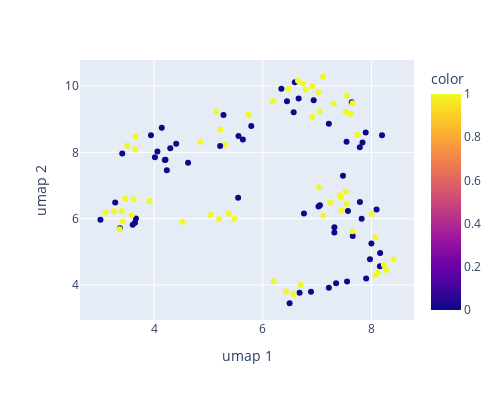

Notebook cell for this chart:
### Code cell
# dimensionality reduction and visualization using UMAP

um = umap.UMAP()
embedded_data_2d = um.fit_transform(embedded_data['embedding'].tolist())

color_map = {
    '0' : 'purple',
    '1' : 'yellow'
}

fig = px.scatter(x = embedded_data_2d[:, 0], y = embedded_data_2d[:, 1], color = labels['Response'], color_discrete_map = color_map, width = 500, height = 400)
fig.update_layout(xaxis_title = 'umap 1', yaxis_title = 'umap 2')

fig.show()
# requires Kaleido installation
fig.write_image("../figures/GSE910_embeddings_umap.png")

### Figure 1 — Plotly figure (JSON) as saved in the notebook; plotly's stock layout.template omitted (floating-point values rounded to 4 significant figures)
{"data": [{"hovertemplate": "x=%{x}<br>y=%{y}<br>color=%{marker.color}<extra></extra>", "legendgroup": "", "marker": {"color": [1, 0, 0, 0, 0, 0, 0, 0, 0, 1, 1, 1, 1, 0, 1, 1, 0, 0, 1, 0, 1, 1, 0, 0, 0, 0, 1, 1, 1, 0, 0, 0, 1, 1, 1, 0, 0, 0, 0, 0, 1, 0, 0, 0, 1, 0, 0, 0, 1, 0, 0, 0, 0, 0, 0, 1, 0, 0, 0, 0, 1, 0, 0, 0, 0, 0, 1, 0, 1, 0, 0, 0, 0, 0, 0, 1, 0, 0, 0, 0, 0, 1, 0, 1, 1, 1, 1, 1, 1, 1, 1, 1, 1, 1, 1, 1, 1, 1, 1, 1, 1, 1, 1, 1, 1, 1, 1, 1, 1, 1, 1, 1, 1, 1, 1, 1], "coloraxis": "coloraxis", "symbol": "circle"}, "mode": "markers", "name": "", "orientation": "v", "showlegend": false, "type": "scatter", "x": [6.426, 6.492, 6.676, 7.214, 6.886, 6.756, 4.14, 3.647, 7.55, 7.544, 3.471, 6.198, 3.661, 3.369, 3.11, 5.039, 6.936, 6.444, 5.139, 7.9, 3.623, 5.296, 7.54, 5.633, 4.233, 4.209, 7.523, 7.541, 7.045, 5.276, 4.06, 7.05, 7.738, 5.193, 6.791, 7.893, 5.545, 6.567, 4.405, 4.014, 7.035, 8.154, 7.784, 7.635, 8.117, 7.316, 7.348, 6.589, 3.363, 6.341, 7.474, 3.413, 7.024, 3.664, 7.818, 3.911, 8.158, 4.196, 3.283, 4.624, 7.107, 8.092, 5.214, 7.654, 7.566, 7.971, 7.238, 7.316, 7.112, 8.193, 4.296, 5.787, 5.552, 3.012, 7.834, 6.74, 3.942, 7.997, 7.787, 7.215, 6.659, 8.072, 3.605, 4.851, 7.025, 5.74, 8.271, 3.423, 7.438, 3.505, 3.651, 8.001, 8.071, 8.227, 6.472, 3.586, 6.91, 6.186, 6.566, 8.405, 6.646, 5.217, 4.518, 7.303, 7.525, 7.418, 3.258, 6.695, 3.403, 7.65, 7.448, 7.647, 6.912, 7.616, 5.476, 5.373], "xaxis": "x", "y": [3.804, 3.449, 3.764, 3.917, 3.799, 6.158, 8.742, 5.875, 4.104, 6.448, 6.6, 4.103, 8.479, 5.714, 6.183, 6.113, 9.57, 9.543, 9.236, 4.195, 6.584, 8.232, 8.317, 8.386, 7.46, 7.776, 9.216, 9.705, 9.232, 9.125, 8.027, 6.407, 8.534, 5.98, 9.894, 8.596, 6.633, 9.209, 8.258, 7.851, 6.951, 4.566, 8.155, 9.514, 4.369, 5.738, 4.05, 10.11, 5.684, 9.918, 7.298, 7.963, 6.367, 6.007, 5.996, 6.535, 4.967, 7.77, 6.485, 7.689, 10.28, 6.279, 8.19, 5.476, 6.232, 4.774, 6.487, 5.583, 6.098, 8.515, 8.121, 8.798, 8.493, 5.969, 8.295, 10.08, 8.519, 5.248, 6.501, 8.86, 9.624, 4.295, 5.817, 8.321, 9.817, 9.137, 4.449, 5.917, 6.629, 8.197, 8.096, 6.142, 5.431, 4.599, 9.912, 6.1, 9.993, 9.545, 3.732, 4.766, 10.16, 8.687, 5.91, 9.473, 6.812, 6.704, 6.225, 3.998, 6.225, 9.479, 6.25, 5.624, 9.067, 9.159, 6.001, 6.157], "yaxis": "y"}], "layout": {"coloraxis": {"colorbar": {"title": {"text": "color"}}, "colorscale": [[0, "#0d0887"], [0.1111, "#46039f"], [0.2222, "#7201a8"], [0.3333, "#9c179e"], [0.4444, "#bd3786"], [0.5556, "#d8576b"], [0.6667, "#ed7953"], [0.7778, "#fb9f3a"], [0.8889, "#fdca26"], [1, "#f0f921"]]}, "height": 400, "legend": {"tracegroupgap": 0}, "margin": {"t": 60}, "width": 500, "xaxis": {"anchor": "y", "domain": [0, 1], "title": {"text": "umap 1"}}, "yaxis": {"anchor": "x", "domain": [0, 1], "title": {"text": "umap 2"}}}}
